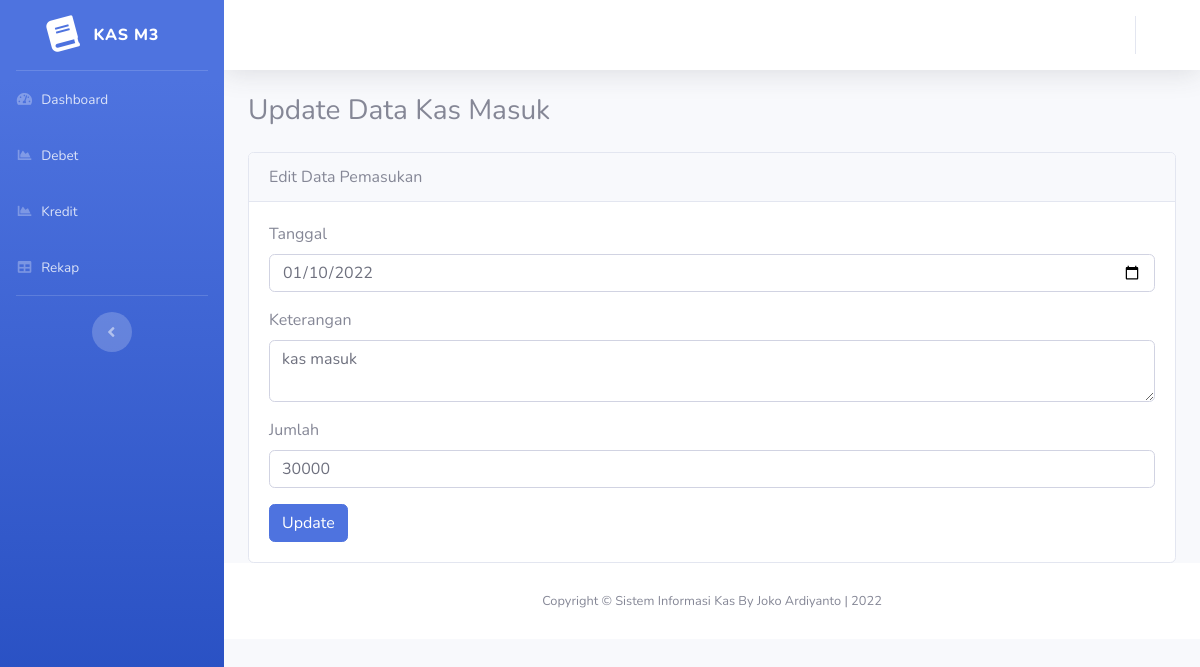
The page /debet/edit/1 on the database its author committed.
### tables this page shows
CREATE TABLE `catatan` (
  `id_note` int(11) NOT NULL,
  `tanggal` date NOT NULL,
  `keterangan` text NOT NULL,
  `pemasukan` int(11) NOT NULL,
  `jenis` varchar(100) NOT NULL,
  `pengeluaran` int(11) NOT NULL
);

### application/controllers/Debet.php (called while the page is built, shortened)
<?php
class Debet extends CI_Controller {
    public function __construct()
    {
        $this->load->model('M_rekap');
    }
   public function edit($id){
        $where = array('id_note' =>$id);
        $data['debet'] = $this->M_rekap->edit_deb($where, 'catatan')->result();
        $data['title'] = "Update Pemasukan";
        $this->load->view('home/header', $data);
        $this->load->view('home/sidebar');
        $this->load->view('home/topbar');
        $this->load->view('update/edit1', $data);
        $this->load->view('home/footer');
   }
}

### index.php (called while the page is built, shortened)
<?php
require_once BASEPATH.'core/CodeIgniter.php';

### application/models/M_rekap.php (called while the page is built, shortened)
<!-- <?php
class M_rekap extends CI_Model{
   public function edit_deb($where, $table){
        return $this->db->get_where($table, $where);
   }
}
?> -->

### application/views/update/edit1.php (the view, shortened to what this page needs)
  <div class="container-fluid">
<h1 class="h3 mb-4 text-info-800">Update Data Kas Masuk</h1>
<div class="card">
			<div class="card-header">Edit Data Pemasukan</div>
      <?php foreach($debet as $dbt): ?>
			<div class="card-body">
			<form method="post" action="<?php echo base_url('debet/update'); ?>">
				<div class="form-group">
					<label for="tanggal">Tanggal</label>
					<input type="date" class="form-control" name="tanggal" value="<?php echo $dbt->tanggal ?>" >
				</div>
        <div class="form-group">
					<label for="keterangan">Keterangan</label>
					<textarea class="form-control" name="keterangan"><?php echo $dbt->keterangan ?></textarea>
				</div>
				<div class="form-group">
					<label for="keterangan">Jumlah</label>
					<input type="number" class="form-control" name="pemasukan" value="<?php echo $dbt->pemasukan ?>">
				</div>
				<button type="submit" class="btn btn-primary">Update</button>
			</form>
      <?php endforeach; ?>
	</div>
</div>
</div>

### rows shown on the page
catatan: tanggal "01/10/2022", keterangan "kas masuk", pemasukan "30000"
